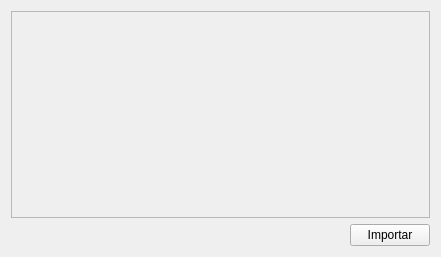
<?xml version="1.0" encoding="UTF-8"?>
<ui version="4.0">
 <class>Form</class>
 <widget class="QWidget" name="Form">
  <property name="geometry">
   <rect>
    <x>0</x>
    <y>0</y>
    <width>441</width>
    <height>257</height>
   </rect>
  </property>
  <property name="windowTitle">
   <string>Form</string>
  </property>
  <layout class="QGridLayout" name="gridLayout">
   <item row="0" column="0" colspan="2">
    <widget class="QScrollArea" name="scrollArea">
     <property name="sizePolicy">
      <sizepolicy hsizetype="Minimum" vsizetype="Expanding">
       <horstretch>0</horstretch>
       <verstretch>0</verstretch>
      </sizepolicy>
     </property>
     <property name="minimumSize">
      <size>
       <width>0</width>
       <height>200</height>
      </size>
     </property>
     <property name="maximumSize">
      <size>
       <width>16777215</width>
       <height>400</height>
      </size>
     </property>
     <property name="widgetResizable">
      <bool>true</bool>
     </property>
     <widget class="QWidget" name="scrollAreaWidgetContents">
      <property name="geometry">
       <rect>
        <x>0</x>
        <y>0</y>
        <width>421</width>
        <height>203</height>
       </rect>
      </property>
     </widget>
    </widget>
   </item>
   <item row="1" column="0">
    <spacer name="horizontalSpacer">
     <property name="orientation">
      <enum>Qt::Horizontal</enum>
     </property>
     <property name="sizeHint" stdset="0">
      <size>
       <width>159</width>
       <height>20</height>
      </size>
     </property>
    </spacer>
   </item>
   <item row="1" column="1">
    <widget class="QPushButton" name="okBtn">
     <property name="text">
      <string>Importar</string>
     </property>
    </widget>
   </item>
  </layout>
 </widget>
 <resources/>
 <connections/>
</ui>
